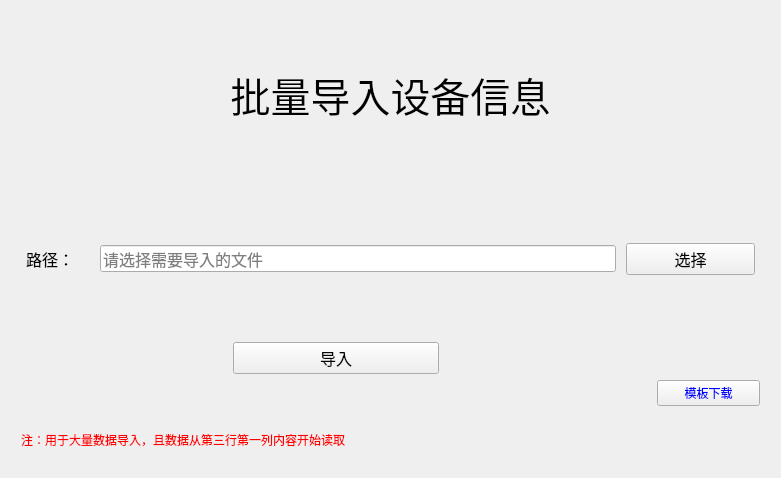
<?xml version="1.0" encoding="UTF-8"?>
<ui version="4.0">
 <class>import_machine</class>
 <widget class="QWidget" name="import_machine">
  <property name="geometry">
   <rect>
    <x>0</x>
    <y>0</y>
    <width>781</width>
    <height>478</height>
   </rect>
  </property>
  <property name="windowTitle">
   <string>Form</string>
  </property>
  <layout class="QHBoxLayout" name="horizontalLayout_2">
   <item>
    <layout class="QGridLayout" name="gridLayout" rowstretch="3,1,2,1,1,1,1" columnstretch="2,2,2,1">
     <property name="leftMargin">
      <number>10</number>
     </property>
     <property name="topMargin">
      <number>0</number>
     </property>
     <property name="rightMargin">
      <number>10</number>
     </property>
     <item row="0" column="0" colspan="4">
      <widget class="QLabel" name="label">
       <property name="font">
        <font>
         <pointsize>30</pointsize>
        </font>
       </property>
       <property name="text">
        <string>批量导入设备信息</string>
       </property>
       <property name="alignment">
        <set>Qt::AlignCenter</set>
       </property>
      </widget>
     </item>
     <item row="1" column="1">
      <spacer name="verticalSpacer_2">
       <property name="orientation">
        <enum>Qt::Vertical</enum>
       </property>
       <property name="sizeHint" stdset="0">
        <size>
         <width>20</width>
         <height>40</height>
        </size>
       </property>
      </spacer>
     </item>
     <item row="2" column="0" colspan="4">
      <layout class="QHBoxLayout" name="horizontalLayout" stretch="1,8,2">
       <property name="spacing">
        <number>10</number>
       </property>
       <property name="sizeConstraint">
        <enum>QLayout::SetMinimumSize</enum>
       </property>
       <property name="leftMargin">
        <number>5</number>
       </property>
       <property name="topMargin">
        <number>5</number>
       </property>
       <property name="rightMargin">
        <number>5</number>
       </property>
       <property name="bottomMargin">
        <number>5</number>
       </property>
       <item>
        <widget class="QLabel" name="label_3">
         <property name="font">
          <font>
           <pointsize>12</pointsize>
          </font>
         </property>
         <property name="text">
          <string>路径：</string>
         </property>
        </widget>
       </item>
       <item>
        <widget class="QLineEdit" name="path_le">
         <property name="font">
          <font>
           <pointsize>12</pointsize>
          </font>
         </property>
         <property name="toolTip">
          <string>请选择需要导入的文件</string>
         </property>
         <property name="text">
          <string/>
         </property>
         <property name="readOnly">
          <bool>false</bool>
         </property>
         <property name="placeholderText">
          <string>请选择需要导入的文件</string>
         </property>
        </widget>
       </item>
       <item>
        <widget class="QPushButton" name="select_btn">
         <property name="sizePolicy">
          <sizepolicy hsizetype="Expanding" vsizetype="Fixed">
           <horstretch>0</horstretch>
           <verstretch>0</verstretch>
          </sizepolicy>
         </property>
         <property name="font">
          <font>
           <pointsize>12</pointsize>
          </font>
         </property>
         <property name="text">
          <string>选择</string>
         </property>
        </widget>
       </item>
      </layout>
     </item>
     <item row="3" column="1">
      <spacer name="verticalSpacer">
       <property name="orientation">
        <enum>Qt::Vertical</enum>
       </property>
       <property name="sizeHint" stdset="0">
        <size>
         <width>20</width>
         <height>40</height>
        </size>
       </property>
      </spacer>
     </item>
     <item row="4" column="0">
      <spacer name="horizontalSpacer_2">
       <property name="orientation">
        <enum>Qt::Horizontal</enum>
       </property>
       <property name="sizeHint" stdset="0">
        <size>
         <width>40</width>
         <height>20</height>
        </size>
       </property>
      </spacer>
     </item>
     <item row="4" column="1">
      <widget class="QPushButton" name="import_btn">
       <property name="font">
        <font>
         <pointsize>12</pointsize>
        </font>
       </property>
       <property name="text">
        <string>导入</string>
       </property>
      </widget>
     </item>
     <item row="4" column="2">
      <spacer name="horizontalSpacer_3">
       <property name="orientation">
        <enum>Qt::Horizontal</enum>
       </property>
       <property name="sizeHint" stdset="0">
        <size>
         <width>40</width>
         <height>20</height>
        </size>
       </property>
      </spacer>
     </item>
     <item row="5" column="0" colspan="3">
      <spacer name="horizontalSpacer">
       <property name="orientation">
        <enum>Qt::Horizontal</enum>
       </property>
       <property name="sizeHint" stdset="0">
        <size>
         <width>338</width>
         <height>20</height>
        </size>
       </property>
      </spacer>
     </item>
     <item row="6" column="0" colspan="4">
      <widget class="QLabel" name="lb_stat">
       <property name="styleSheet">
        <string notr="true">color:red</string>
       </property>
       <property name="text">
        <string>注：用于大量数据导入，且数据从第三行第一列内容开始读取</string>
       </property>
      </widget>
     </item>
     <item row="5" column="3">
      <widget class="QPushButton" name="bt_download">
       <property name="styleSheet">
        <string notr="true">color:blue</string>
       </property>
       <property name="text">
        <string>模板下载</string>
       </property>
      </widget>
     </item>
    </layout>
   </item>
  </layout>
 </widget>
 <resources/>
 <connections/>
</ui>
